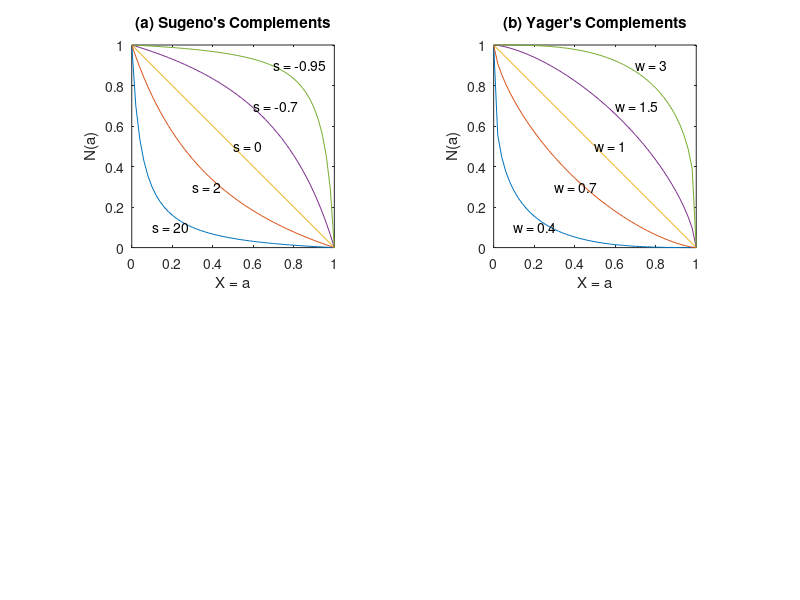

Write MATLAB code to recreate this figure.
% Illustration of negation in fuzzy sets.

a = (0:0.02:1)';

s =   20; c1 = (1-a)./(1+s*a);
s =    2; c2 = (1-a)./(1+s*a);
s =    0; c3 = (1-a)./(1+s*a);
s = -0.7; c4 = (1-a)./(1+s*a);
s = -0.95; c5 = (1-a)./(1+s*a);
complement_all = [c1 c2 c3 c4 c5];
subplot(221);
plot(a, complement_all);
axis('square');
title('(a) Sugeno''s Complements');
xlabel('X = a');
ylabel('N(a)');
text(0.1, 0.1, 's = 20');
text(0.3, 0.3, 's = 2');
text(0.5, 0.5, 's = 0');
text(0.6, 0.7, 's = -0.7');
text(0.7, 0.9, 's = -0.95');

w = 0.4; c1 = (1-a.^w).^(1/w);
w = 0.7; c2 = (1-a.^w).^(1/w);
w =   1; c3 = (1-a.^w).^(1/w);
w = 1.5; c4 = (1-a.^w).^(1/w);
w =   3; c5 = (1-a.^w).^(1/w);
complement_all = [c1 c2 c3 c4 c5];
subplot(222);
plot(a, complement_all);
axis('square');
title('(b) Yager''s Complements');
xlabel('X = a');
ylabel('N(a)');
text(0.1, 0.1, 'w = 0.4');
text(0.3, 0.3, 'w = 0.7');
%text(0.5, 0.5, 'w = 1');
text(0.5, 0.5, 'w = 1');
text(0.6, 0.7, 'w = 1.5');
text(0.7, 0.9, 'w = 3');
